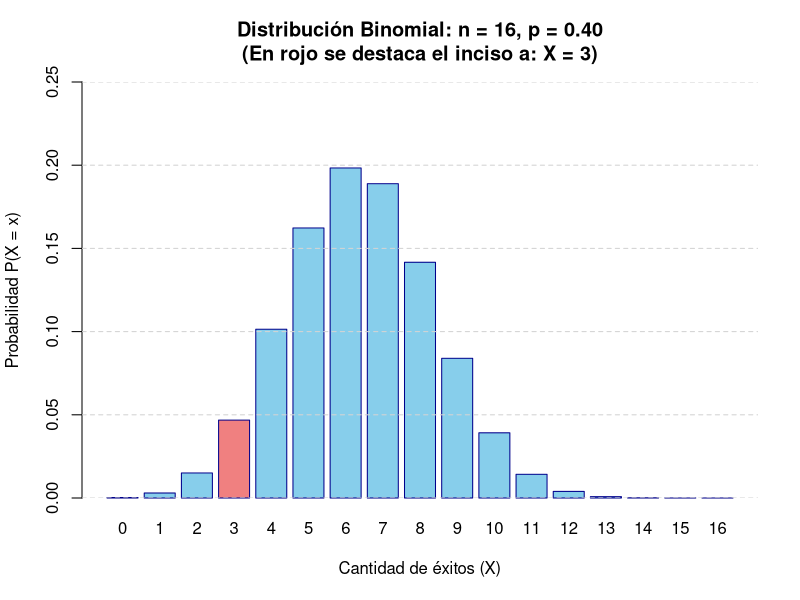

Write R code to recreate this figure.
#Funcion para calcular la funcion de masa de probabilidad b(3;16,0.40)
resultado <- dbinom(3, size = 16, prob = 0.40)

#Muestro el resultado
print(resultado)


# ==========================================================
# GRAFICANDO LA DISTRIBUCIÓN BINOMIAL (TP2 EJERCICIO 6A)
# ==========================================================

# Paso 1: Definimos todos los resultados posibles de éxitos (de 0 a 16)
# El operador ':' en R es un atajo para generar una secuencia. 0:16 equivale a c(0, 1, 2, ..., 16)
x <- 0:16

# Paso 2: Calculamos la probabilidad (FMP) de cada uno de esos éxitos
px <- dbinom(x, size = 16, prob = 0.40)

# Paso 3: Creamos un vector de colores. Pintamos todas de celeste...
colores <- rep("skyblue", 17) 

# ...y pintamos de rojo la barra que corresponde a X = 3 (inciso a).
# ¡Ojo! Como R empieza a contar desde el índice 1, el valor X = 0 es la posición 1,
# el X = 1 es la posición 2, el X = 2 es la 3, y el X = 3 es la posición 4!
colores[4] <- "lightcoral"

# Paso 4: Hacemos el gráfico de barras
barplot(
  height = px,                             # La altura de las barras son las probabilidades
  names.arg = x,                           # Los números del 0 al 16 abajo de cada barra
  col = colores,                           # Aplicamos nuestro vector de colores
  border = "darkblue",                     # Borde azul para que quede prolijo
  main = "Distribución Binomial: n = 16, p = 0.40\n(En rojo se destaca el inciso a: X = 3)",
  xlab = "Cantidad de éxitos (X)",
  ylab = "Probabilidad P(X = x)",
  ylim = c(0, 0.25)                        # Le damos margen al techo para que no se corte
)

# Añadimos la cuadrícula gris de fondo
grid(nx = NA, ny = NULL, lty = 2, col = "lightgray")
